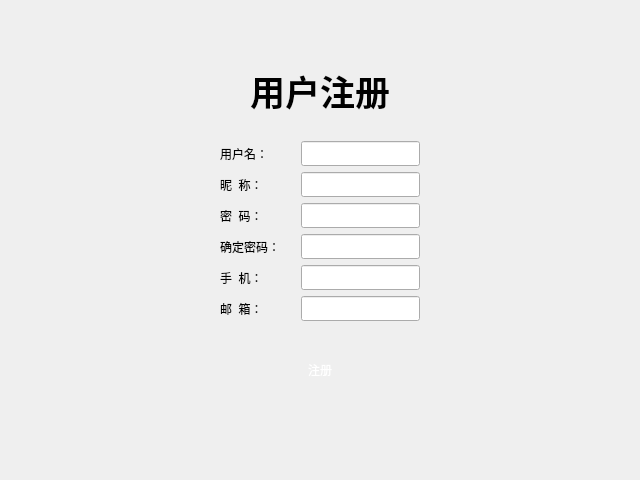
<?xml version="1.0" encoding="UTF-8"?>
<ui version="4.0">
 <class>Login</class>
 <widget class="QDialog" name="Login">
  <property name="geometry">
   <rect>
    <x>0</x>
    <y>0</y>
    <width>640</width>
    <height>480</height>
   </rect>
  </property>
  <property name="minimumSize">
   <size>
    <width>640</width>
    <height>480</height>
   </size>
  </property>
  <property name="windowTitle">
   <string>Dialog</string>
  </property>
  <layout class="QVBoxLayout" name="verticalLayout">
   <property name="spacing">
    <number>0</number>
   </property>
   <property name="leftMargin">
    <number>0</number>
   </property>
   <property name="topMargin">
    <number>0</number>
   </property>
   <property name="rightMargin">
    <number>0</number>
   </property>
   <property name="bottomMargin">
    <number>0</number>
   </property>
   <item>
    <widget class="TitleWidget" name="title_widget" native="true"/>
   </item>
   <item>
    <widget class="QStackedWidget" name="stackedWidget">
     <property name="currentIndex">
      <number>1</number>
     </property>
     <widget class="QWidget" name="login_page">
      <layout class="QVBoxLayout" name="verticalLayout_3">
       <item>
        <spacer name="verticalSpacer">
         <property name="orientation">
          <enum>Qt::Orientation::Vertical</enum>
         </property>
         <property name="sizeHint" stdset="0">
          <size>
           <width>20</width>
           <height>33</height>
          </size>
         </property>
        </spacer>
       </item>
       <item>
        <widget class="QWidget" name="widget" native="true">
         <layout class="QHBoxLayout" name="horizontalLayout_3">
          <item>
           <spacer name="horizontalSpacer">
            <property name="orientation">
             <enum>Qt::Orientation::Horizontal</enum>
            </property>
            <property name="sizeHint" stdset="0">
             <size>
              <width>103</width>
              <height>20</height>
             </size>
            </property>
           </spacer>
          </item>
          <item>
           <widget class="QWidget" name="widget_2" native="true">
            <layout class="QVBoxLayout" name="verticalLayout_2">
             <item>
              <widget class="QWidget" name="widget_6" native="true">
               <layout class="QHBoxLayout" name="horizontalLayout_4">
                <item>
                 <widget class="QLabel" name="label_3">
                  <property name="font">
                   <font>
                    <family>华文新魏</family>
                    <pointsize>26</pointsize>
                    <bold>true</bold>
                   </font>
                  </property>
                  <property name="text">
                   <string>用户登录</string>
                  </property>
                  <property name="alignment">
                   <set>Qt::AlignmentFlag::AlignCenter</set>
                  </property>
                 </widget>
                </item>
               </layout>
              </widget>
             </item>
             <item>
              <widget class="QWidget" name="widget_7" native="true">
               <property name="minimumSize">
                <size>
                 <width>0</width>
                 <height>15</height>
                </size>
               </property>
              </widget>
             </item>
             <item>
              <widget class="QWidget" name="widget_3" native="true">
               <layout class="QGridLayout" name="gridLayout">
                <item row="2" column="0">
                 <widget class="QLabel" name="label_2">
                  <property name="text">
                   <string>密码:</string>
                  </property>
                  <property name="buddy">
                   <cstring>log_pwd</cstring>
                  </property>
                 </widget>
                </item>
                <item row="0" column="2">
                 <widget class="QLineEdit" name="log_usr">
                  <property name="minimumSize">
                   <size>
                    <width>0</width>
                    <height>25</height>
                   </size>
                  </property>
                  <property name="font">
                   <font>
                    <family>Aharoni</family>
                    <pointsize>12</pointsize>
                    <bold>true</bold>
                   </font>
                  </property>
                  <property name="alignment">
                   <set>Qt::AlignmentFlag::AlignCenter</set>
                  </property>
                 </widget>
                </item>
                <item row="2" column="2">
                 <widget class="QLineEdit" name="log_pwd">
                  <property name="minimumSize">
                   <size>
                    <width>0</width>
                    <height>25</height>
                   </size>
                  </property>
                  <property name="font">
                   <font>
                    <family>Aharoni</family>
                    <pointsize>12</pointsize>
                    <bold>true</bold>
                   </font>
                  </property>
                  <property name="alignment">
                   <set>Qt::AlignmentFlag::AlignCenter</set>
                  </property>
                 </widget>
                </item>
                <item row="0" column="0">
                 <widget class="QLabel" name="label">
                  <property name="text">
                   <string>用户名:</string>
                  </property>
                  <property name="buddy">
                   <cstring>log_usr</cstring>
                  </property>
                 </widget>
                </item>
                <item row="0" column="1">
                 <spacer name="horizontalSpacer_4">
                  <property name="orientation">
                   <enum>Qt::Orientation::Horizontal</enum>
                  </property>
                  <property name="sizeType">
                   <enum>QSizePolicy::Policy::Fixed</enum>
                  </property>
                  <property name="sizeHint" stdset="0">
                   <size>
                    <width>15</width>
                    <height>20</height>
                   </size>
                  </property>
                 </spacer>
                </item>
                <item row="1" column="0">
                 <spacer name="verticalSpacer_3">
                  <property name="orientation">
                   <enum>Qt::Orientation::Vertical</enum>
                  </property>
                  <property name="sizeType">
                   <enum>QSizePolicy::Policy::Fixed</enum>
                  </property>
                  <property name="sizeHint" stdset="0">
                   <size>
                    <width>20</width>
                    <height>30</height>
                   </size>
                  </property>
                 </spacer>
                </item>
               </layout>
              </widget>
             </item>
             <item>
              <widget class="QWidget" name="widget_4" native="true">
               <layout class="QHBoxLayout" name="horizontalLayout_2">
                <item>
                 <spacer name="horizontalSpacer_11">
                  <property name="orientation">
                   <enum>Qt::Orientation::Horizontal</enum>
                  </property>
                  <property name="sizeType">
                   <enum>QSizePolicy::Policy::Fixed</enum>
                  </property>
                  <property name="sizeHint" stdset="0">
                   <size>
                    <width>10</width>
                    <height>20</height>
                   </size>
                  </property>
                 </spacer>
                </item>
                <item>
                 <widget class="QCheckBox" name="rember_pwd">
                  <property name="font">
                   <font>
                    <family>新宋体</family>
                    <pointsize>12</pointsize>
                    <bold>true</bold>
                   </font>
                  </property>
                  <property name="text">
                   <string>记住密码</string>
                  </property>
                 </widget>
                </item>
                <item>
                 <spacer name="horizontalSpacer_3">
                  <property name="orientation">
                   <enum>Qt::Orientation::Horizontal</enum>
                  </property>
                  <property name="sizeHint" stdset="0">
                   <size>
                    <width>40</width>
                    <height>20</height>
                   </size>
                  </property>
                 </spacer>
                </item>
                <item>
                 <widget class="QToolButton" name="log_register_btn">
                  <property name="font">
                   <font>
                    <family>新宋体</family>
                    <pointsize>12</pointsize>
                    <bold>true</bold>
                    <underline>true</underline>
                   </font>
                  </property>
                  <property name="styleSheet">
                   <string notr="true">color: rgb(255, 170, 0);</string>
                  </property>
                  <property name="text">
                   <string>没有账号,马上注册</string>
                  </property>
                  <property name="autoRaise">
                   <bool>true</bool>
                  </property>
                 </widget>
                </item>
                <item>
                 <spacer name="horizontalSpacer_12">
                  <property name="orientation">
                   <enum>Qt::Orientation::Horizontal</enum>
                  </property>
                  <property name="sizeType">
                   <enum>QSizePolicy::Policy::Fixed</enum>
                  </property>
                  <property name="sizeHint" stdset="0">
                   <size>
                    <width>10</width>
                    <height>20</height>
                   </size>
                  </property>
                 </spacer>
                </item>
               </layout>
              </widget>
             </item>
             <item>
              <widget class="QWidget" name="widget_5" native="true">
               <layout class="QHBoxLayout" name="horizontalLayout">
                <item>
                 <widget class="QToolButton" name="login_btn">
                  <property name="minimumSize">
                   <size>
                    <width>200</width>
                    <height>50</height>
                   </size>
                  </property>
                  <property name="styleSheet">
                   <string notr="true">border-image: url(:/images/balckButton.png);
font: 75 18pt &quot;新宋体&quot;;
color: rgb(255, 255, 255);</string>
                  </property>
                  <property name="text">
                   <string>登录</string>
                  </property>
                  <property name="autoRaise">
                   <bool>true</bool>
                  </property>
                 </widget>
                </item>
               </layout>
              </widget>
             </item>
             <item>
              <widget class="QWidget" name="widget_8" native="true">
               <property name="minimumSize">
                <size>
                 <width>0</width>
                 <height>15</height>
                </size>
               </property>
              </widget>
             </item>
            </layout>
           </widget>
          </item>
          <item>
           <spacer name="horizontalSpacer_2">
            <property name="orientation">
             <enum>Qt::Orientation::Horizontal</enum>
            </property>
            <property name="sizeHint" stdset="0">
             <size>
              <width>102</width>
              <height>20</height>
             </size>
            </property>
           </spacer>
          </item>
         </layout>
        </widget>
       </item>
       <item>
        <spacer name="verticalSpacer_2">
         <property name="orientation">
          <enum>Qt::Orientation::Vertical</enum>
         </property>
         <property name="sizeHint" stdset="0">
          <size>
           <width>20</width>
           <height>34</height>
          </size>
         </property>
        </spacer>
       </item>
      </layout>
     </widget>
     <widget class="QWidget" name="register_page">
      <layout class="QVBoxLayout" name="verticalLayout_5">
       <item>
        <spacer name="verticalSpacer_5">
         <property name="orientation">
          <enum>Qt::Orientation::Vertical</enum>
         </property>
         <property name="sizeHint" stdset="0">
          <size>
           <width>20</width>
           <height>22</height>
          </size>
         </property>
        </spacer>
       </item>
       <item>
        <widget class="QWidget" name="widget_9" native="true">
         <layout class="QHBoxLayout" name="horizontalLayout_5">
          <item>
           <spacer name="horizontalSpacer_5">
            <property name="orientation">
             <enum>Qt::Orientation::Horizontal</enum>
            </property>
            <property name="sizeHint" stdset="0">
             <size>
              <width>119</width>
              <height>20</height>
             </size>
            </property>
           </spacer>
          </item>
          <item>
           <widget class="QWidget" name="widget_10" native="true">
            <layout class="QVBoxLayout" name="verticalLayout_4">
             <item>
              <widget class="QWidget" name="widget_11" native="true">
               <layout class="QHBoxLayout" name="horizontalLayout_6">
                <item>
                 <widget class="QLabel" name="label_4">
                  <property name="font">
                   <font>
                    <family>华文新魏</family>
                    <pointsize>26</pointsize>
                    <bold>true</bold>
                   </font>
                  </property>
                  <property name="text">
                   <string>用户注册</string>
                  </property>
                  <property name="alignment">
                   <set>Qt::AlignmentFlag::AlignCenter</set>
                  </property>
                 </widget>
                </item>
               </layout>
              </widget>
             </item>
             <item>
              <widget class="QWidget" name="widget_13" native="true">
               <layout class="QGridLayout" name="gridLayout_2">
                <item row="5" column="0">
                 <widget class="QLabel" name="label_10">
                  <property name="text">
                   <string>邮  箱：</string>
                  </property>
                 </widget>
                </item>
                <item row="4" column="0">
                 <widget class="QLabel" name="label_9">
                  <property name="text">
                   <string>手  机：</string>
                  </property>
                 </widget>
                </item>
                <item row="4" column="2">
                 <widget class="QLineEdit" name="reg_phone">
                  <property name="minimumSize">
                   <size>
                    <width>0</width>
                    <height>25</height>
                   </size>
                  </property>
                  <property name="font">
                   <font>
                    <family>宋体</family>
                   </font>
                  </property>
                  <property name="alignment">
                   <set>Qt::AlignmentFlag::AlignCenter</set>
                  </property>
                 </widget>
                </item>
                <item row="3" column="2">
                 <widget class="QLineEdit" name="reg_surepwd">
                  <property name="minimumSize">
                   <size>
                    <width>0</width>
                    <height>25</height>
                   </size>
                  </property>
                  <property name="font">
                   <font>
                    <family>宋体</family>
                   </font>
                  </property>
                  <property name="echoMode">
                   <enum>QLineEdit::EchoMode::Password</enum>
                  </property>
                  <property name="alignment">
                   <set>Qt::AlignmentFlag::AlignCenter</set>
                  </property>
                 </widget>
                </item>
                <item row="3" column="0">
                 <widget class="QLabel" name="label_8">
                  <property name="text">
                   <string>确定密码：</string>
                  </property>
                 </widget>
                </item>
                <item row="5" column="2">
                 <widget class="QLineEdit" name="reg_mail">
                  <property name="minimumSize">
                   <size>
                    <width>0</width>
                    <height>25</height>
                   </size>
                  </property>
                  <property name="font">
                   <font>
                    <family>宋体</family>
                   </font>
                  </property>
                  <property name="alignment">
                   <set>Qt::AlignmentFlag::AlignCenter</set>
                  </property>
                 </widget>
                </item>
                <item row="0" column="0">
                 <widget class="QLabel" name="label_5">
                  <property name="text">
                   <string>用户名：</string>
                  </property>
                 </widget>
                </item>
                <item row="2" column="0">
                 <widget class="QLabel" name="label_7">
                  <property name="text">
                   <string>密  码：</string>
                  </property>
                 </widget>
                </item>
                <item row="1" column="2">
                 <widget class="QLineEdit" name="reg_nickname">
                  <property name="minimumSize">
                   <size>
                    <width>0</width>
                    <height>25</height>
                   </size>
                  </property>
                  <property name="font">
                   <font>
                    <family>宋体</family>
                   </font>
                  </property>
                  <property name="alignment">
                   <set>Qt::AlignmentFlag::AlignCenter</set>
                  </property>
                 </widget>
                </item>
                <item row="2" column="2">
                 <widget class="QLineEdit" name="reg_pwd">
                  <property name="minimumSize">
                   <size>
                    <width>0</width>
                    <height>25</height>
                   </size>
                  </property>
                  <property name="font">
                   <font>
                    <family>宋体</family>
                   </font>
                  </property>
                  <property name="echoMode">
                   <enum>QLineEdit::EchoMode::Password</enum>
                  </property>
                  <property name="alignment">
                   <set>Qt::AlignmentFlag::AlignCenter</set>
                  </property>
                 </widget>
                </item>
                <item row="1" column="0">
                 <widget class="QLabel" name="label_6">
                  <property name="text">
                   <string>昵  称：</string>
                  </property>
                 </widget>
                </item>
                <item row="0" column="2">
                 <widget class="QLineEdit" name="reg_usr">
                  <property name="minimumSize">
                   <size>
                    <width>0</width>
                    <height>25</height>
                   </size>
                  </property>
                  <property name="font">
                   <font>
                    <family>宋体</family>
                   </font>
                  </property>
                  <property name="alignment">
                   <set>Qt::AlignmentFlag::AlignCenter</set>
                  </property>
                 </widget>
                </item>
                <item row="0" column="1">
                 <spacer name="horizontalSpacer_6">
                  <property name="orientation">
                   <enum>Qt::Orientation::Horizontal</enum>
                  </property>
                  <property name="sizeType">
                   <enum>QSizePolicy::Policy::Fixed</enum>
                  </property>
                  <property name="sizeHint" stdset="0">
                   <size>
                    <width>15</width>
                    <height>20</height>
                   </size>
                  </property>
                 </spacer>
                </item>
               </layout>
              </widget>
             </item>
             <item>
              <widget class="QWidget" name="widget_15" native="true">
               <layout class="QHBoxLayout" name="horizontalLayout_8">
                <item>
                 <widget class="QToolButton" name="register_btn">
                  <property name="minimumSize">
                   <size>
                    <width>200</width>
                    <height>50</height>
                   </size>
                  </property>
                  <property name="styleSheet">
                   <string notr="true">border-image: url(:/images/balckButton.png);
font: 75 18pt &quot;新宋体&quot;;
color: rgb(255, 255, 255);</string>
                  </property>
                  <property name="text">
                   <string>注册</string>
                  </property>
                  <property name="autoRaise">
                   <bool>true</bool>
                  </property>
                 </widget>
                </item>
               </layout>
              </widget>
             </item>
             <item>
              <widget class="QWidget" name="widget_16" native="true">
               <property name="minimumSize">
                <size>
                 <width>0</width>
                 <height>15</height>
                </size>
               </property>
              </widget>
             </item>
            </layout>
           </widget>
          </item>
          <item>
           <spacer name="horizontalSpacer_8">
            <property name="orientation">
             <enum>Qt::Orientation::Horizontal</enum>
            </property>
            <property name="sizeHint" stdset="0">
             <size>
              <width>118</width>
              <height>20</height>
             </size>
            </property>
           </spacer>
          </item>
         </layout>
        </widget>
       </item>
       <item>
        <spacer name="verticalSpacer_4">
         <property name="orientation">
          <enum>Qt::Orientation::Vertical</enum>
         </property>
         <property name="sizeHint" stdset="0">
          <size>
           <width>20</width>
           <height>24</height>
          </size>
         </property>
        </spacer>
       </item>
      </layout>
     </widget>
     <widget class="QWidget" name="set_page">
      <widget class="QWidget" name="widget_12" native="true">
       <property name="geometry">
        <rect>
         <x>31</x>
         <y>31</y>
         <width>622</width>
         <height>388</height>
        </rect>
       </property>
       <layout class="QHBoxLayout" name="horizontalLayout_7">
        <item>
         <spacer name="horizontalSpacer_7">
          <property name="orientation">
           <enum>Qt::Orientation::Horizontal</enum>
          </property>
          <property name="sizeHint" stdset="0">
           <size>
            <width>119</width>
            <height>20</height>
           </size>
          </property>
         </spacer>
        </item>
        <item>
         <widget class="QWidget" name="widget_14" native="true">
          <layout class="QVBoxLayout" name="verticalLayout_6">
           <item>
            <widget class="QWidget" name="widget_17" native="true">
             <layout class="QHBoxLayout" name="horizontalLayout_9">
              <item>
               <widget class="QLabel" name="label_11">
                <property name="font">
                 <font>
                  <family>华文新魏</family>
                  <pointsize>26</pointsize>
                  <bold>true</bold>
                 </font>
                </property>
                <property name="text">
                 <string>服务器设置</string>
                </property>
                <property name="alignment">
                 <set>Qt::AlignmentFlag::AlignCenter</set>
                </property>
               </widget>
              </item>
             </layout>
            </widget>
           </item>
           <item>
            <widget class="QWidget" name="widget_18" native="true">
             <layout class="QGridLayout" name="gridLayout_3">
              <item row="0" column="1">
               <spacer name="horizontalSpacer_9">
                <property name="orientation">
                 <enum>Qt::Orientation::Horizontal</enum>
                </property>
                <property name="sizeType">
                 <enum>QSizePolicy::Policy::Fixed</enum>
                </property>
                <property name="sizeHint" stdset="0">
                 <size>
                  <width>20</width>
                  <height>20</height>
                 </size>
                </property>
               </spacer>
              </item>
              <item row="0" column="2">
               <widget class="QLineEdit" name="address_server">
                <property name="minimumSize">
                 <size>
                  <width>0</width>
                  <height>25</height>
                 </size>
                </property>
                <property name="font">
                 <font>
                  <family>宋体</family>
                 </font>
                </property>
                <property name="alignment">
                 <set>Qt::AlignmentFlag::AlignCenter</set>
                </property>
               </widget>
              </item>
              <item row="0" column="0">
               <widget class="QLabel" name="label_15">
                <property name="text">
                 <string>服务器地址:</string>
                </property>
               </widget>
              </item>
              <item row="2" column="2">
               <widget class="QLineEdit" name="port_server">
                <property name="minimumSize">
                 <size>
                  <width>0</width>
                  <height>25</height>
                 </size>
                </property>
                <property name="font">
                 <font>
                  <family>宋体</family>
                 </font>
                </property>
                <property name="alignment">
                 <set>Qt::AlignmentFlag::AlignCenter</set>
                </property>
               </widget>
              </item>
              <item row="2" column="0">
               <widget class="QLabel" name="label_17">
                <property name="text">
                 <string>服务器端口:</string>
                </property>
               </widget>
              </item>
              <item row="1" column="0">
               <spacer name="verticalSpacer_8">
                <property name="orientation">
                 <enum>Qt::Orientation::Vertical</enum>
                </property>
                <property name="sizeType">
                 <enum>QSizePolicy::Policy::Fixed</enum>
                </property>
                <property name="sizeHint" stdset="0">
                 <size>
                  <width>20</width>
                  <height>25</height>
                 </size>
                </property>
               </spacer>
              </item>
             </layout>
            </widget>
           </item>
           <item>
            <widget class="QWidget" name="widget_19" native="true">
             <layout class="QHBoxLayout" name="horizontalLayout_10">
              <item>
               <widget class="QToolButton" name="set_ok_btn">
                <property name="minimumSize">
                 <size>
                  <width>200</width>
                  <height>50</height>
                 </size>
                </property>
                <property name="styleSheet">
                 <string notr="true">border-image: url(:/images/balckButton.png);
font: 75 18pt &quot;新宋体&quot;;
color: rgb(255, 255, 255);</string>
                </property>
                <property name="text">
                 <string>确定</string>
                </property>
                <property name="autoRaise">
                 <bool>true</bool>
                </property>
               </widget>
              </item>
             </layout>
            </widget>
           </item>
           <item>
            <widget class="QWidget" name="widget_20" native="true">
             <property name="maximumSize">
              <size>
               <width>16777215</width>
               <height>20</height>
              </size>
             </property>
            </widget>
           </item>
          </layout>
         </widget>
        </item>
        <item>
         <spacer name="horizontalSpacer_10">
          <property name="orientation">
           <enum>Qt::Orientation::Horizontal</enum>
          </property>
          <property name="sizeHint" stdset="0">
           <size>
            <width>118</width>
            <height>20</height>
           </size>
          </property>
         </spacer>
        </item>
       </layout>
      </widget>
     </widget>
    </widget>
   </item>
  </layout>
 </widget>
 <customwidgets>
  <customwidget>
   <class>TitleWidget</class>
   <extends>QWidget</extends>
   <header location="global">selfwidget/titlewidget.h</header>
   <container>1</container>
  </customwidget>
 </customwidgets>
 <tabstops>
  <tabstop>log_usr</tabstop>
  <tabstop>log_pwd</tabstop>
  <tabstop>rember_pwd</tabstop>
  <tabstop>log_register_btn</tabstop>
  <tabstop>login_btn</tabstop>
  <tabstop>reg_usr</tabstop>
  <tabstop>reg_nickname</tabstop>
  <tabstop>reg_pwd</tabstop>
  <tabstop>reg_surepwd</tabstop>
  <tabstop>reg_phone</tabstop>
  <tabstop>reg_mail</tabstop>
  <tabstop>register_btn</tabstop>
  <tabstop>address_server</tabstop>
  <tabstop>port_server</tabstop>
  <tabstop>set_ok_btn</tabstop>
 </tabstops>
 <resources/>
 <connections/>
</ui>
